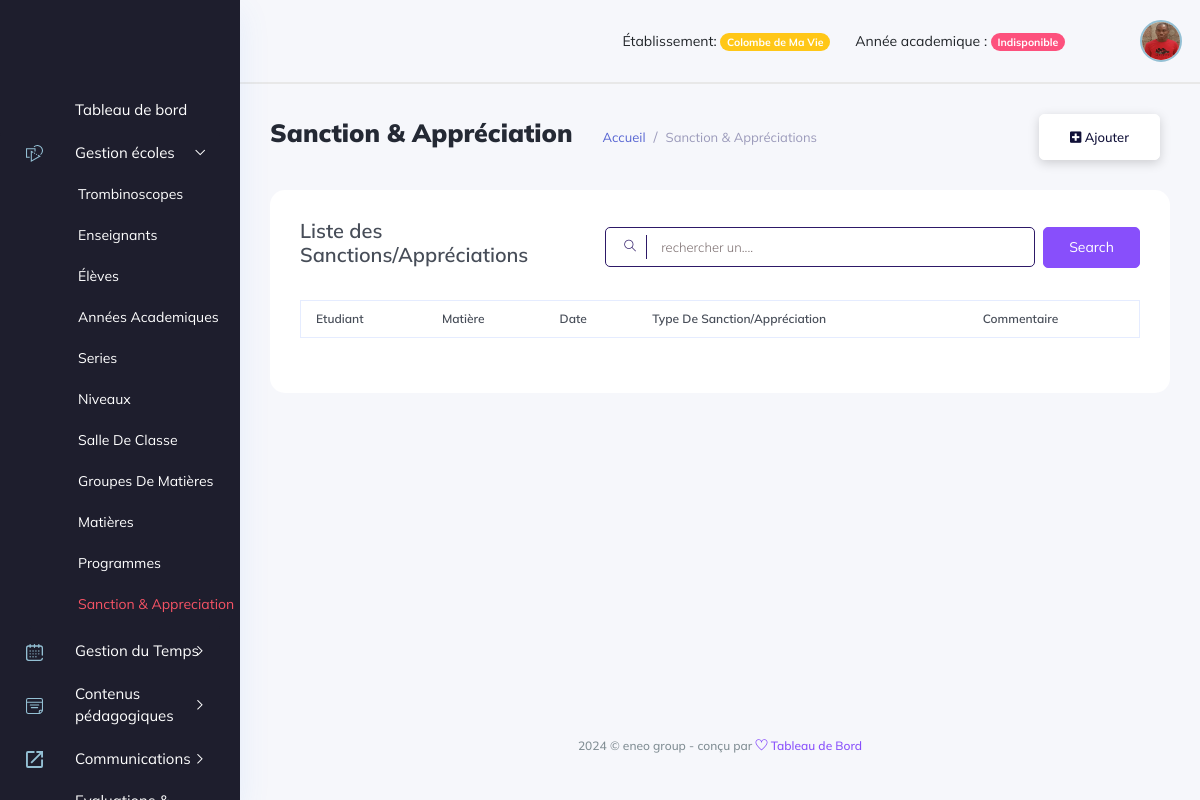
Before: /manager_dashboard/gestion_ecole/sanctions-&-appreciations/ (signed in) with the older database file.
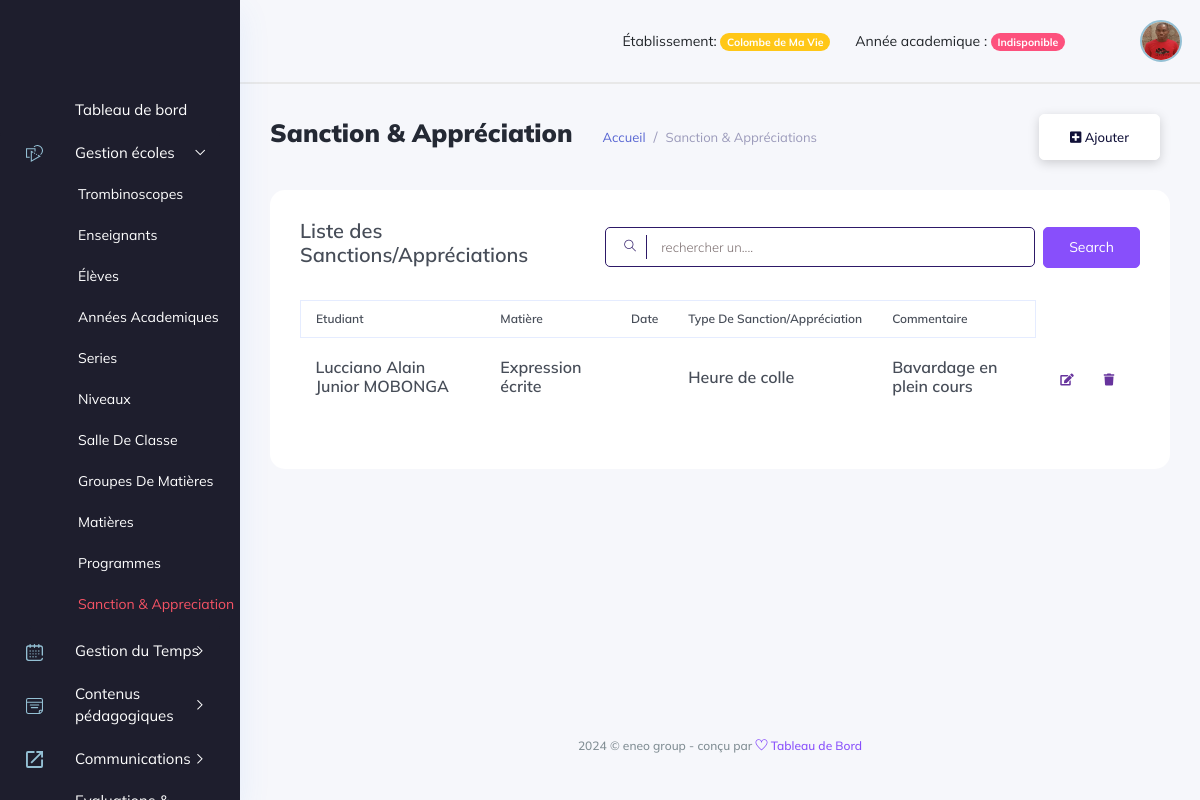
After: the same page with the newer database file.
### backend/models/gestion_ecole.py (models this page shows, shortened)
class SanctionAppreciation(models.Model):
    comment = models.TextField(blank=True)
    type = models.ForeignKey(SanctionAppreciationType, on_delete=models.SET_NULL, blank=True, null=True)
    subject = models.ForeignKey(Subject, on_delete=models.SET_NULL, blank=True, null=True)
    student = models.ForeignKey(Student, on_delete=models.CASCADE, null=True)
    classroom = models.ForeignKey(ClassRoom, on_delete=models.CASCADE, null=True)
    academic_year = models.ForeignKey(AcademicYear, on_delete=models.CASCADE, null=True)
    created_at = models.DateTimeField(auto_now_add=True)
    updated_at = models.DateTimeField(auto_now=True)

class Student(models.Model):
    registration_number = ShortUUID4Field()
    lastname = models.CharField(max_length=50, null=True, blank=True)
    firstname = models.CharField(max_length=50, null=True, blank=True)
    address = models.CharField(max_length=50, null=True, blank=True)
    tel = models.CharField(max_length=20, blank=True)
    city = models.CharField(max_length=17, choices=cities, blank=True)
    sex = models.CharField(max_length=10, choices=sexes, blank=True)
    email = models.CharField(max_length=120, unique=True, blank=True, null=True)
    bithday = models.DateField(null=True, blank=True)
    nationality = models.CharField(max_length=20, blank=True)
    blood_type = models.CharField(max_length=5, blank=True, null=True, choices=type_blood)
    birthday_place = models.CharField(max_length=100, blank=True, null=True)
    allergy = models.CharField(max_length=255, blank=True, null=True)
    picture = models.ImageField(upload_to="student_images", blank=True, null=True)
    status = models.BooleanField(default=False)
    is_valid = models.BooleanField(default=False)
    created_at = models.DateTimeField(auto_now_add=True, null=True)
    updated_at = models.DateTimeField(auto_now=True, null=True)
    def fullname(self):
        return f"{self.firstname} {self.lastname}"

class Subject(models.Model):
    label = models.CharField(max_length=50)
    teacher_in_charge = models.ForeignKey(Teacher, on_delete=models.SET_NULL, null=True, blank=True)
    level = models.ForeignKey(Level, on_delete=models.CASCADE)
    type = models.CharField(max_length=12, choices=types)
    subject_group = models.ForeignKey(GroupSubject, on_delete=models.SET_NULL, null=True, blank=True)
    possible_evaluation = models.BooleanField(default=True)
    possible_averaging = models.BooleanField(default=True)
    coefficient = models.IntegerField(default=1)
    created_at = models.DateTimeField(auto_now_add=True)
    updated_at = models.DateTimeField(auto_now=True)

class SanctionAppreciationType(models.Model):
    title = models.CharField(max_length=50)
    school = models.ForeignKey(Etablishment, on_delete=models.CASCADE)
    description = models.TextField(blank=True)
    created_at = models.DateTimeField(auto_now_add=True)
    updated_at = models.DateTimeField(auto_now=True)

### manager_dashboard/views/gestion_universite_view.py (the view, shortened to what this page needs)
class SanctionAppreciationView(View):
    template = "manager_dashboard/gestion_ecole/sanctions.html"
    def dispatch(self,request, *args, **kwargs):
        if not request.user.is_authenticated:
            return redirect('backend:login')
        if request.user.is_manager or request.user.is_admin_school:
            return super().dispatch(request, *args, **kwargs)
        return redirect('backend:logout')
    def get(self, request, *args, **kwargs):
        sanctions = SanctionAppreciation.objects.filter(academic_year__school=request.user.school, academic_year__status=True)
        context = {'sanctions':sanctions}
        return render(request, template_name=self.template, context=context)

### manager_dashboard/templates/manager_dashboard/gestion_ecole/sanctions.html (shortened to what the changed rows need)
{% extends '../base.html' %}
{% load static %}
{% block content %}
<div class="main_content_iner overly_inner ">
    <div class="container-fluid p-0 ">
        <div class="row">
            <div class="col-lg-12">
                <div class="white_card card_height_100 mb_30 pt-4">
                    <div class="white_card_body">
                        <div class="QA_section">
                            <div class="QA_table mb_30">
                                <table id="dataTable" class="table lms_table_active ">
                                    <thead>
                                        <tr>
                                            <th scope="col">Etudiant</th>
                                            <th scope="col">Matière</th>
                                            <th scope="col">Date</th>
                                            <th scope="col">Type de sanction/appréciation</th>
                                            <th scope="col">Commentaire</th>
                                        </tr>
                                    </thead>
                                    <tbody id="elementList">
                                        {% for sanction in sanctions %}
                                            <tr data-id="{{ sanction.id }}">
                                                <td> <h6> {{ sanction.student.fullname }} </h6> </td>
                                                <td> <h6> {{sanction.subject.label }} </h6> </td>
                                                <td> <h6> {{ sanction.sanction_date }} </h6> </td>
                                                <td> <h6> {{ sanction.type.title }} </h6> </td>
                                                <td> <h6> {{ sanction.comment }} </h6> </td>
                                                {% if not user.is_admin %}
                                                <td>
                                                    <div class="action_btns d-flex">
                                                        <a href='{% url "manager_dashboard:edit_sanction" sanction.id %}' class="action_btn mr_10"> <i class="fas fa-edit"></i> </a>
                                                        <a href="#" onclick='deleteSanction({{ sanction.id }})' class="action_btn"> <i class="fas fa-trash"></i> </a>
                                                    </div>
                                                </td>
                                                {% endif %}
                                            </tr>
                                        {% endfor %}
                                    </tbody>
                                </table>
                            </div>
                        </div>
                    </div>
                </div>
            </div>
        </div>
    </div>
</div>
{% endblock content %}

Changed rows visible on the page:
added SanctionAppreciation: student.fullname "Lucciano Alain Junior MOBONGA", subject.label "Expression écrite", type "Heure de colle", comment "Bavardage en plein cours"
